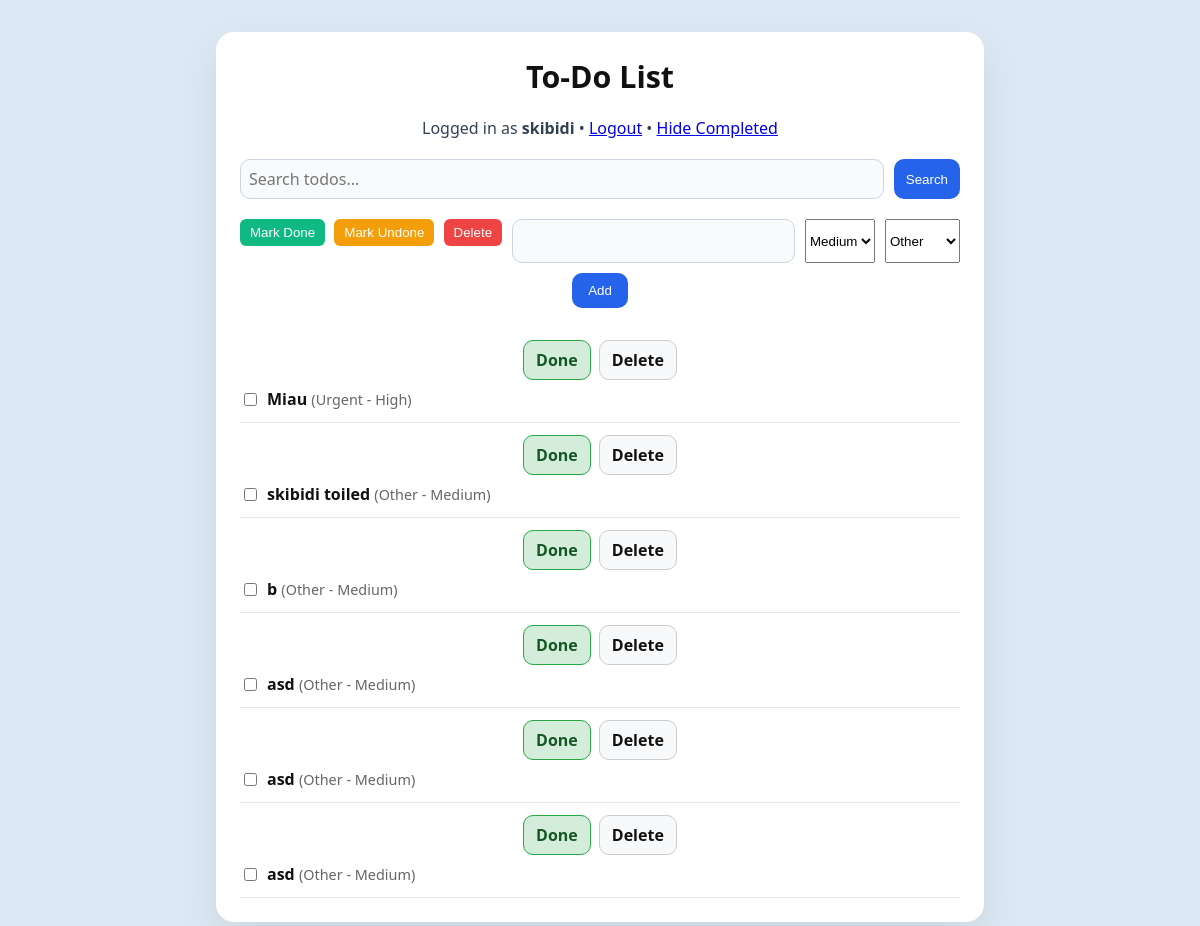
Screenshot of /todos/?show_completed=true (signed in) with the database file from the repository.
### todos/models.py (models this page shows, shortened)
class Todo(models.Model):
    PRIORITY_CHOICES = [
        (1, 'Low'),
        (2, 'Medium'),
        (3, 'High'),
    ]
    CATEGORY_CHOICES = [
        ('work', 'Work'),
        ('personal', 'Personal'),
        ('urgent', 'Urgent'),
        ('other', 'Other'),
    ]
    owner = models.ForeignKey(
        settings.AUTH_USER_MODEL,
        on_delete=models.CASCADE,
        related_name='todos',
        null=True,
        blank=True,
    )
    title = models.CharField(max_length=200)
    done = models.BooleanField(default=False)
    priority = models.IntegerField(choices=PRIORITY_CHOICES, default=2)
    category = models.CharField(max_length=20, choices=CATEGORY_CHOICES, default='other')

### todos/views.py (the view)
# urls.py: path('', views.todo_list, name='todo-list'),
@login_required
def todo_list(request):
    show_completed = request.GET.get('show_completed', 'false') == 'true'
    search_query = request.GET.get('q', '')
    todos = Todo.objects.filter(owner=request.user)
    if not show_completed:
        todos = todos.filter(done=False)
    if search_query:
        todos = todos.filter(title__icontains=search_query)
    todos = todos.order_by('-priority', 'pk')
    form = TodoForm()
    return render(request, 'todos/list.html', {'todos': todos, 'form': form, 'show_completed': show_completed, 'search_query': search_query})

### todos/forms.py
class TodoForm(forms.ModelForm):
    class Meta:
        model = Todo
        fields = ['title', 'priority', 'category']

### todos/templates/todos/list.html (shortened to what this page needs)
<!doctype html>
<html>
  <head>
  </head>
  <body>
    <div class="app-shell">
      <main class="content">
        <h1>To-Do List</h1>
        <p style="margin: 0 0 20px; text-align:center; color:#334155;">
          Logged in as <strong>{{ request.user.username }}</strong>
          • <a href="{% url 'logout' %}?next={% url 'todo-list' %}">Logout</a>
          • <a href="?show_completed={% if show_completed %}false{% else %}true{% endif %}{% if search_query %}&q={{ search_query }}{% endif %}">{% if show_completed %}Hide{% else %}Show{% endif %} Completed</a>
        </p>
        <form method="GET" style="margin-bottom: 20px; text-align: center;">
          <input type="text" name="q" value="{{ search_query }}" placeholder="Search todos..." style="padding: 8px; border: 1px solid #cbd5e1; border-radius: 10px; width: 200px;" />
          <button type="submit" style="padding: 8px 12px; border: none; border-radius: 10px; background: #2563eb; color: #fff;">Search</button>
        </form>
        <form method="POST" action="{% url 'todo-bulk' %}">
          <div style="margin-bottom: 10px; text-align: left;">
            <button type="submit" name="action" value="mark_done" style="padding: 6px 10px; border: none; border-radius: 6px; background: #10b981; color: #fff; margin-right: 5px;">Mark Done</button>
            <button type="submit" name="action" value="mark_undone" style="padding: 6px 10px; border: none; border-radius: 6px; background: #f59e0b; color: #fff; margin-right: 5px;">Mark Undone</button>
            <button type="submit" name="action" value="delete" style="padding: 6px 10px; border: none; border-radius: 6px; background: #ef4444; color: #fff;">Delete</button>
          </div>
          <form method="POST" action="{% url 'todo-create' %}">
            {{ form.title }}
            {{ form.priority }}
            {{ form.category }}
            <button type="submit">Add</button>
          </form>
    <ul>
      {% for todo in todos %}
      <li>
        <div class="todo-actions">
          <a class="toggle-button {% if todo.done %}done{% else %}not-done{% endif %}" href="{% url 'todo-toggle' todo.pk %}">
              {% if todo.done %}Done{% else %}Not Done{% endif %}
          </a>
          <a class="delete-button" href="{% url 'todo-delete' todo.pk %}">Delete</a>
        </div>
        <div class="todo-content">
          <input type="checkbox" name="selected_todos" value="{{ todo.pk }}" style="margin-right: 10px;" />
          <div>
            <strong>{{ todo.title }}</strong>
            <span style="font-size: 0.9em; color: #666;">({{ todo.get_category_display }} - {{ todo.get_priority_display }})</span>
          </div>
        </div>
      </li>
      {% empty %}
      <li>No todos yet!</li>
      {% endfor %}
    </ul>
        </form>
  </body>
</html>

### todos/templates/todos/list.html (style rules this page uses)
html, body { margin: 0; min-height: 100vh; height: 100%; }
body { background: #dce8f3; color: #111; font-family: system-ui, sans-serif; }
.app-shell { min-height: 100vh; display: flex; justify-content: center; padding: 32px 16px; }
.content { width: min(720px, 100%); background: #fff; padding: 24px; border-radius: 18px; box-shadow: 0 16px 40px rgba(0, 0, 0, 0.08); }
h1 { margin: 0 0 20px; text-align: center; font-size: 1.9rem; }
form { display: flex; flex-wrap: wrap; gap: 10px; justify-content: center; margin-bottom: 20px; }
form input { flex: 1 1 220px; padding: 10px 12px; border: 1px solid #cbd5e1; border-radius: 10px; background: #f8fafc; font: inherit; }
form button { border: none; border-radius: 10px; padding: 10px 16px; background: #2563eb; color: #fff; cursor: pointer; }
ul { list-style: none; margin: 0; padding: 0; }
li { display: flex; flex-direction: column; gap: 8px; padding: 12px 0; border-bottom: 1px solid #e2e8f0; }
.todo-actions { display: flex; gap: 8px; justify-content: center; }
.todo-content { display: flex; align-items: center; }
.toggle-button, .delete-button { display: inline-flex; align-items: center; justify-content: center; padding: 8px 12px; border: 1px solid #ccc; border-radius: 10px; background: #f8f9fa; color: #111; text-decoration: none; font-weight: 600; cursor: pointer; }
.toggle-button.done { background: #d4edda; border-color: #28a745; color: #155724; }

### rows the page displays
Todo: done "Done", title "Miau", category "Urgent", priority "High"
Todo: done "Done", title "skibidi toiled", category "Other", priority "Medium"
Todo: done "Done", title "b", category "Other", priority "Medium"
Todo: done "Done", title "asd", category "Other", priority "Medium"
Todo: done "Done", title "asd", category "Other", priority "Medium"
Todo: done "Done", title "asd", category "Other", priority "Medium"

### other values shown
{{ request.user.username }} "skibidi"
